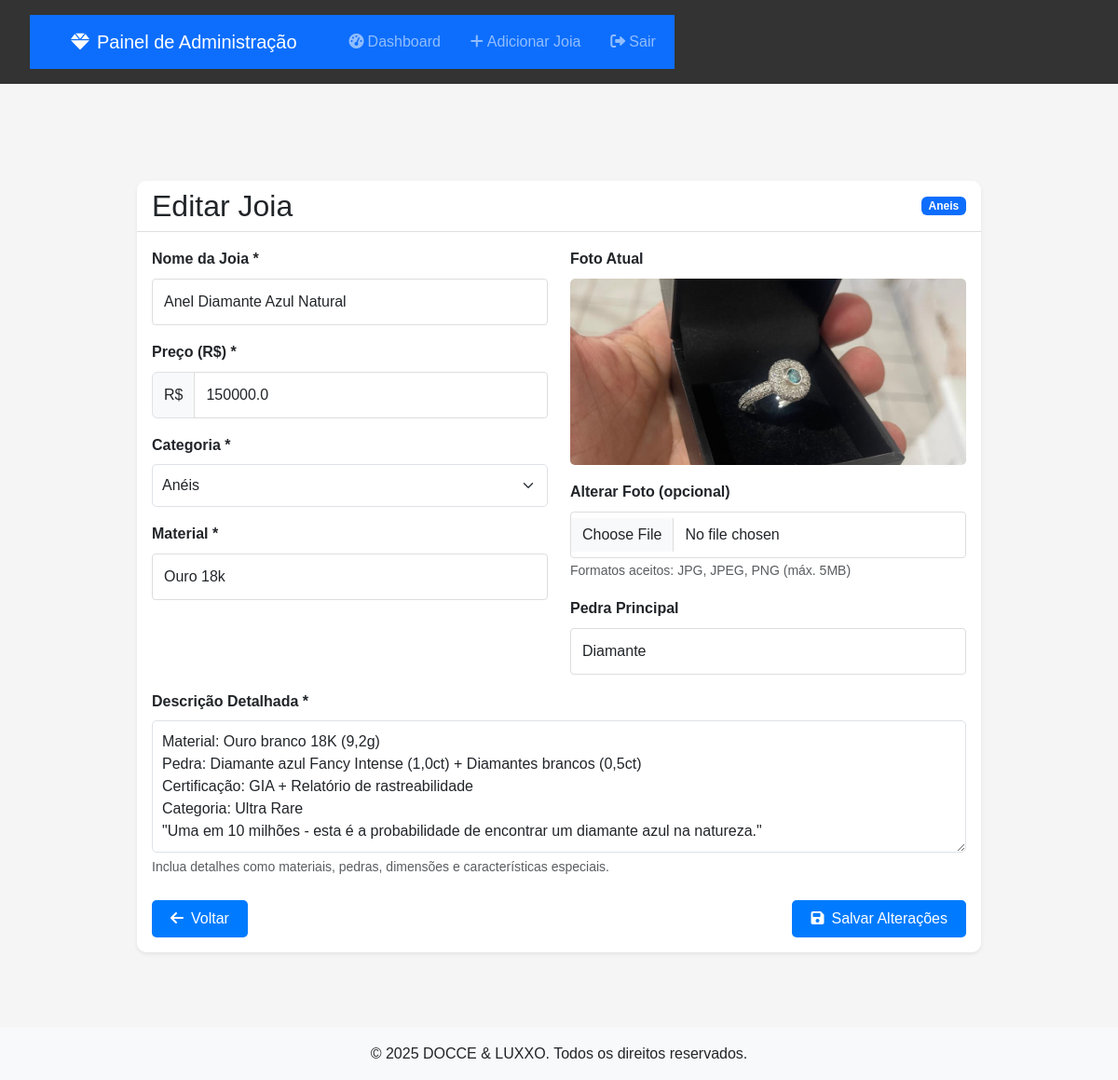
The app's page /admin/edit_joia/3 (signed in) with its own data.
### app/models.py (models this page shows, shortened)
class Joia(db.Model):
    id = db.Column(db.Integer, primary_key=True)
    nome = db.Column(db.String(100), nullable=False)
    preco = db.Column(db.Float, nullable=False)
    descricao = db.Column(db.Text, nullable=False)
    categoria = db.Column(db.String(50), nullable=False)
    foto = db.Column(db.String(200), nullable=False)

### app/routes.py (the view, shortened to what this page needs)
@admin.route('/edit_joia/<int:joia_id>', methods=['GET', 'POST'])
@login_required
def edit_joia(joia_id):
    joia = Joia.query.get_or_404(joia_id)
    return render_template('admin/edit_joia.html', joia=joia)

### app/templates/admin/edit_joia.html (shortened to what this page needs)
{% extends "admin/base.html" %}
{% block admin_content %}
<div class="container mt-5">
    <div class="row justify-content-center">
        <div class="col-md-10">
            <div class="card border-0 shadow-sm">
                <div class="card-header bg-white d-flex justify-content-between align-items-center">
                    <h2 class="mb-0">Editar Joia</h2>
                    <span class="badge bg-{% if joia.categoria == 'aneis' %}primary{% elif joia.categoria == 'brincos' %}success{% elif joia.categoria == 'pingentes' %}warning{% else %}secondary{% endif %}">
                        {{ joia.categoria|capitalize }}
                    </span>
                </div>
                <div class="card-body">
                    <form method="POST" enctype="multipart/form-data" id="editForm">
                        <div class="row">
                            <div class="col-md-6">
                                <div class="mb-3">
                                    <label for="nome" class="form-label">Nome da Joia *</label>
                                    <input type="text" id="nome" name="nome" class="form-control" value="{{ joia.nome }}" required>
                                </div>
                                <div class="mb-3">
                                    <label for="preco" class="form-label">Preço (R$) *</label>
                                    <div class="input-group">
                                        <span class="input-group-text">R$</span>
                                        <input type="number" step="0.01" id="preco" name="preco" class="form-control" value="{{ joia.preco }}" required>
                                    </div>
                                </div>
                                <div class="mb-3">
                                    <label for="categoria" class="form-label">Categoria *</label>
                                    <select id="categoria" name="categoria" class="form-select" required>
                                        <option value="aneis" {% if joia.categoria == 'aneis' %}selected{% endif %}>Anéis</option>
                                    </select>
                                </div>
                                <div class="mb-3">
                                    <label for="material" class="form-label">Material *</label>
                                    <input type="text" id="material" name="material" class="form-control" value="{{ joia.material|default('Ouro 18k') }}" required>
                                </div>
                            </div>
                            <div class="col-md-6">
                                <div class="mb-3">
                                    <label class="form-label">Foto Atual</label>
                                    <div class="card-img-container position-relative" style="height: 200px;">
                                        <img src="{{ joia.foto }}" alt="{{ joia.nome }}" class="card-img-top h-100" style="object-fit: cover;">
                                    </div>
                                </div>
                                <div class="mb-3">
                                    <label for="foto" class="form-label">Alterar Foto (opcional)</label>
                                    <input type="file" id="foto" name="foto" class="form-control" accept="image/*">
                                    <small class="text-muted">Formatos aceitos: JPG, JPEG, PNG (máx. 5MB)</small>
                                </div>
                                <div class="mb-3">
                                    <label for="pedra" class="form-label">Pedra Principal</label>
                                    <input type="text" id="pedra" name="pedra" class="form-control" value="{{ joia.pedra|default('Diamante') }}">
                                </div>
                            </div>
                        </div>
                        <div class="mb-3">
                            <label for="descricao" class="form-label">Descrição Detalhada *</label>
                            <textarea id="descricao" name="descricao" class="form-control" rows="5" required>{{ joia.descricao }}</textarea>
                            <div class="form-text">Inclua detalhes como materiais, pedras, dimensões e características especiais.</div>
                        </div>
                        <div class="d-flex justify-content-between mt-4">
                            <a href="{{ url_for('admin.dashboard') }}" class="btn btn-outline-secondary">
                                <i class="fas fa-arrow-left me-2"></i>Voltar
                            </a>
                            <button type="submit" class="btn btn-primary">
                                <i class="fas fa-save me-2"></i>Salvar Alterações
                            </button>
                        </div>
                    </form>
                </div>
            </div>
        </div>
    </div>
</div>
{% endblock %}

### app/static/css/admin.css (style rules this page uses)
body { font-family: 'Arial', sans-serif; line-height: 1.6; margin: 0; padding: 0; background-color: #f5f5f5; }
label { display: block; margin-bottom: 0.5rem; font-weight: bold; }
input[type="text"], input[type="password"], input[type="number"], input[type="file"], textarea, select { width: 100%; padding: 0.75rem; border: 1px solid #ddd; border-radius: 4px; font-size: 1rem; }
textarea { min-height: 120px; resize: vertical; }
.btn { display: inline-block; padding: 0.75rem 1.5rem; background-color: #007bff; color: white; text-decoration: none; border: none; border-radius: 4px; cursor: pointer; font-size: 1rem; transition: background-color 0.3s; }

### app/templates/admin/edit_joia.html (style rules this page uses)
.card { border-radius: 10px; overflow: hidden; }
.card-header { border-bottom: 1px solid rgba(0,0,0,.125); font-weight: 600; }
.form-control, .form-select { border-radius: 5px; padding: 10px; }
.btn { border-radius: 5px; padding: 8px 20px; }
.card-img-container { position: relative; overflow: hidden; border-radius: 5px; }

### records on screen
Joia: categoria "Aneis", nome "Anel Diamante Azul Natural", preco "150000.0", categoria "Anéis", foto (picture), descricao "Material: Ouro branco 18K (9,2g) Pedra: Diamante azul Fancy Intense (1,0ct) + Diamantes brancos (0,5ct) Certificação: GIA + Relatório de rastreabilidade Categoria: Ultra Rare \"Uma em 10 milhões - esta é a probabilidade de encontrar um diamante azul na natureza.\""
